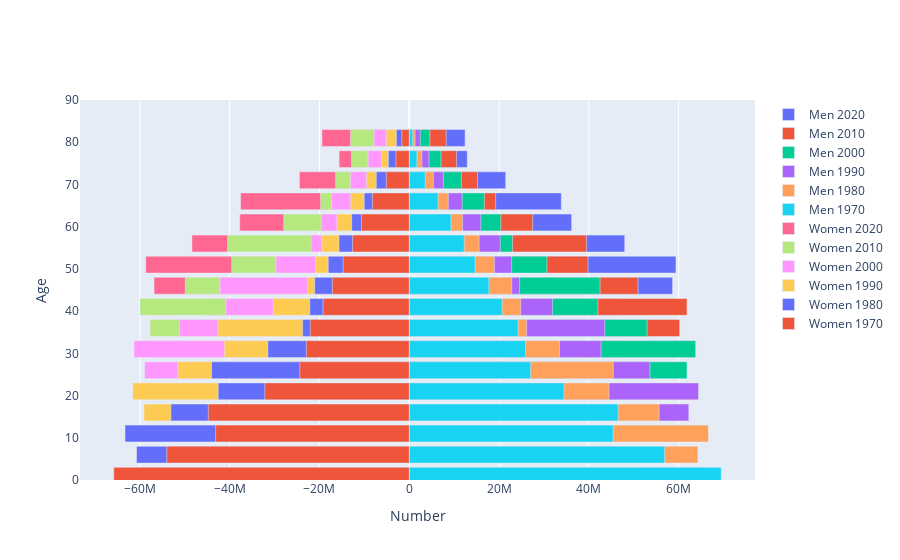

Here is the notebook cell this chart was saved with:
### Markdown cell above
# Change in China's Population Pyramid over time

### Code cell
years = range(2020,1960,-10)

# This makes a list of graphs, year by year
bins = [go.Bar(x = china.loc[str(year),:].filter(regex="Male").values,
               y = [int(s[:2])+1 for s in age_ranges],
               orientation='h',
               name='Men {:d}'.format(year),
               hoverinfo='skip'
              )
        for year in years]
          
bins += [go.Bar(x = -china.loc[str(year),:].filter(regex="Female").values,
                y=[int(s[:2])+1 for s in age_ranges],
                orientation='h',
                name='Women {:d}'.format(year),
                hoverinfo='skip',
               )
         for year in years]

py.iplot(dict(data=bins, layout=layout))
